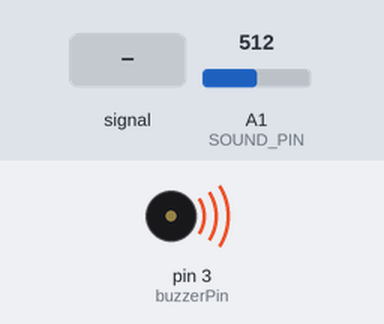
The sketch below on a simulated Arduino Uno, built with avr-gcc and run on an emulated ATmega328P. Shown: buzzer (waves = sounding). Inputs (shaded band) come from the test bench; at power-on: A1 (SOUND_PIN) = 512. What the sketch prints to the serial monitor is not drawn.

Above: at 1.8 s.
1.9 s: A1 (SOUND_PIN) fed a 200 Hz sine of ±255 counts around its level
4.9 s: A1 (SOUND_PIN) set to 716
6.4 s: A1 (SOUND_PIN) set to 414
7.9 s: A1 (SOUND_PIN) set to 388
At 8.5 s:
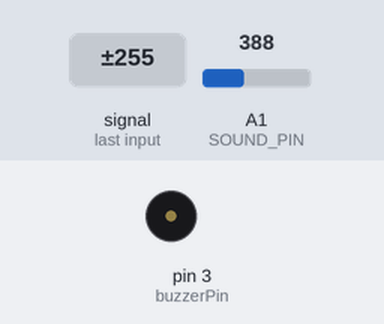
9.4 s: A1 (SOUND_PIN) set to 410
At 10.8 s:
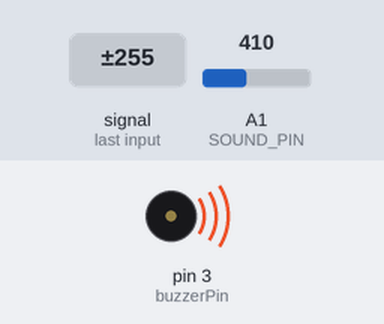
Timing chart, 0 to 11.9 s (numbered marks = the images above; inputs shaded):
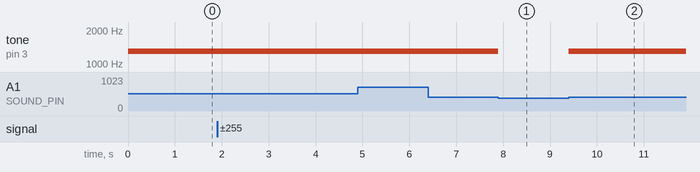

Measured:
- the behaviour switches between 400 and 399 on A1 (SOUND_PIN) (found by bisection; images 0 and 1)
- after the input at 7.9 s, tone on pin 3 (buzzerPin): 1300 Hz → silent at once
- after the input at 9.4 s, tone on pin 3 (buzzerPin): silent → 1300 Hz at once

The sketch:

L_18_Sound_Reminder.ino
```cpp
#define SOUND_PIN A1
int buzzerPin = 3;
void setup() {
  Serial.begin(115200);
  while (!Serial);
  pinMode(SOUND_PIN, INPUT);
  pinMode(buzzerPin, OUTPUT);
}

void loop() {
  if (analogRead(SOUND_PIN)>=400 ) {
    Serial.println("[-] Detect Sound!");
    tone(buzzerPin, 1300);
    delay(1000);

    while (1)
    {
      if ( analogRead(SOUND_PIN)>=400 )
      {
        //      tone(buzzerPin, 1300);
        Serial.println(analogRead(SOUND_PIN));
      }
      else
      {
        noTone(buzzerPin);
        break;
      }
    }

  }

}
```
